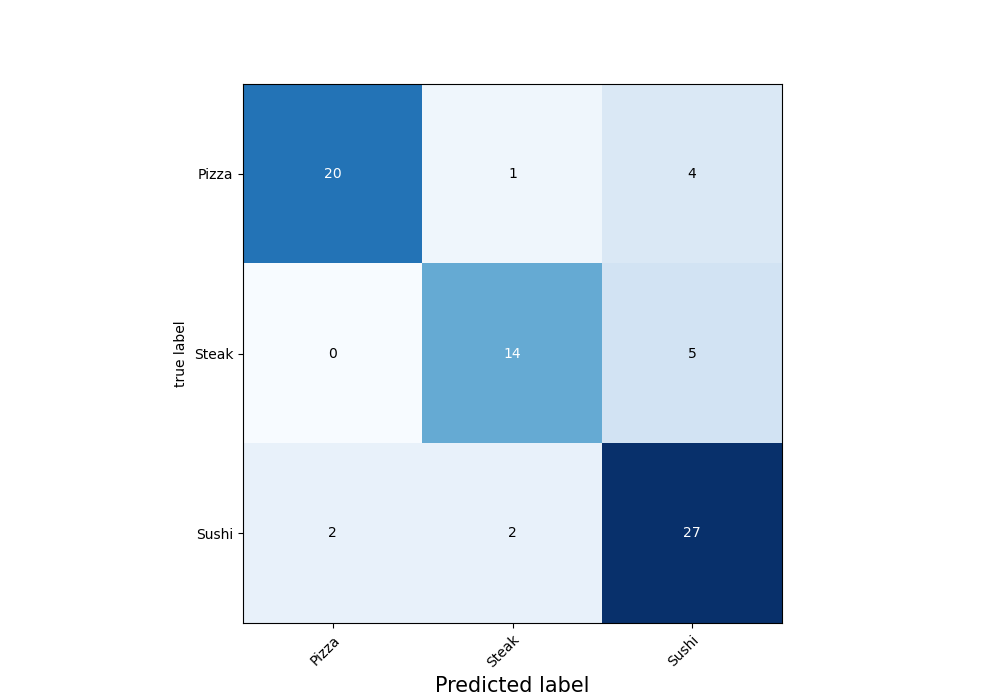

Python code for this plot:
from utils import calculate_confusion_matrix
import torch
import torchvision
from mlxtend.plotting import plot_confusion_matrix


def main():
    device = torch.device("cuda:0" if torch.cuda.is_available() else "cpu")
    weights = torchvision.models.EfficientNet_B0_Weights.DEFAULT
    transform = weights.transforms()
    model = torchvision.models.efficientnet_b0(weights=weights).to(device)
    model.classifier = torch.nn.Sequential(
        torch.nn.Dropout(p=0.2, inplace=True),
        torch.nn.Linear(
            in_features=1280,
            out_features=3,  # same number of output units as our number of classes
            bias=True,
        ),
    ).to(device)
    model.load_state_dict(torch.load("models/efficientnet_b0.pth"))
    class_names = ["Pizza", "Steak", "Sushi"]
    test_dir = "data/pizza_steak_sushi/test"

    confmat_tensor = calculate_confusion_matrix(
        class_names=class_names,
        model=model,
        test_dir=test_dir,
        device=device,
        transform=transform,
    )
    fig, ax = plot_confusion_matrix(
        conf_mat=confmat_tensor,  # matplotlib likes working with NumPy
        class_names=class_names,  # turn the row and column labels into class names
        figsize=(10, 7),
    )
    ax.set_xlabel("Predicted label", fontsize=15)
    fig.show()
    fig.savefig("confusion_matrix.png")


if __name__ == "__main__":
    main()
